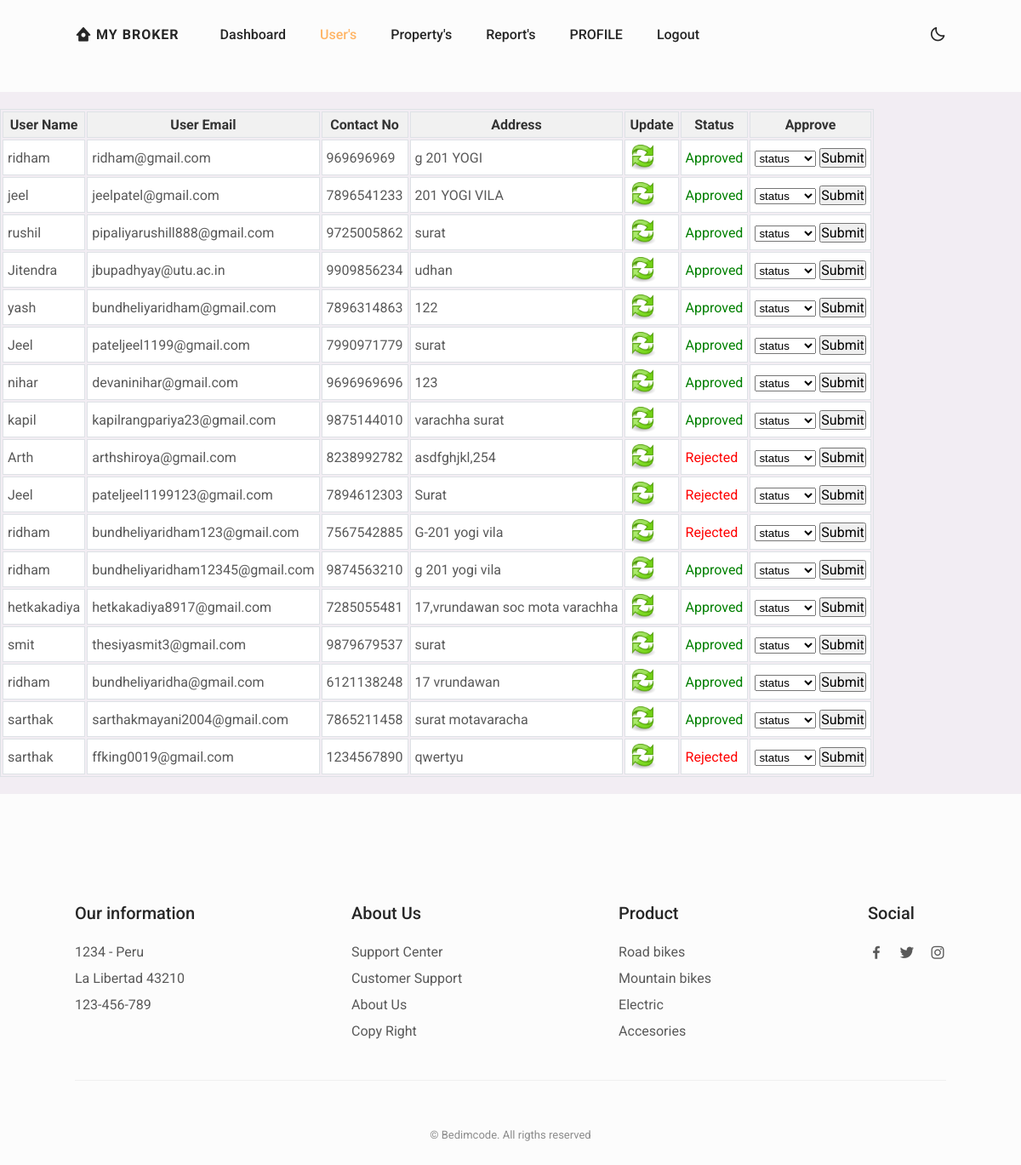
/Admin/customer.php, run on the app's committed database.
### tables this page shows
CREATE TABLE `master_table` (
  `U_id` int(5) NOT NULL,
  `U_name` varchar(50) NOT NULL,
  `U_Email` varchar(50) NOT NULL,
  `U_Contact_number` varchar(10) NOT NULL,
  `U_Address` varchar(50) NOT NULL,
  `U_Password` varchar(8) NOT NULL,
  `status` tinyint(5) NOT NULL,
  `code` varchar(10) NOT NULL,
  `updated_time` timestamp NOT NULL DEFAULT current_timestamp() ON UPDATE current_timestamp()
);

### Admin/customer.php (the view, shortened to what this page needs)
<head>
    <link rel="stylesheet" href="https://cdn.jsdelivr.net/npm/boxicons@latest/css/boxicons.min.css">
    <link rel="stylesheet" href="assets/css/swiper-bundle.min.css">
    <link rel="stylesheet" href="assets/css/style.css">
</head>
<header class="header" id="header">
    <nav class="nav container">
        <a href="dashboard.php" class="nav__logo">
            <i class='bx bxs-home-circle nav__logo-icon'></i> My Broker
        </a>
        <div class="nav__menu" id="nav-menu">
            <ul class="nav__list">
                <li class="nav__item">
                    <a href="dashboard.php" class="nav__link">Dashboard</a>
                </li>
                <li class="nav__item">
                    <a href="customer.php" class="nav__link active-link">User's</a>
                </li>
                <li class="nav__item">
                    <a href="all_property.php" class="nav__link">Property's</a>
                </li>
                  <li class="nav__item dropdown">
                    <a href="" class="nav__link">Report's</a>
                </li>
                  <li class="nav__item">
                    <a href="profile.php" class="nav__link">PROFILE</a>
                </li>
                <li class="nav__item">
                    <a href="adminlogin.php" class="nav__link">Logout</a>
                </li>
            </ul>
        </div>
        <div class="nav__btns">
            <i class='bx bx-moon change-theme' id="theme-button"></i>
        </div>
    </nav>
</header>
<?php
include 'connection.php';
$query = "select * from master_table ";
$result = mysqli_query($conn, $query);
?>
<div class="main-panel">
    <div class="content-wrapper">
        <div class="page-header">
            <div class="card-body">
                <table class="table table-bordered text-center">
                    <tr class="bg-dark text-white">
                        <th>User Name</th>
                        <th>User Email</th>
                        <th>Contact No</th>
                        <th>Address</th>
                        <th>Update</th>
                        <th>Status</th>
                        <th>Approve</th>
                    </tr>
                    <?php
                    while ($row = mysqli_fetch_assoc($result)) {
                        ?>
                        <tr>
                            <td><?php echo $row['U_name']; ?></td>
                            <td><?php echo $row['U_Email']; ?></td>
                            <td><?php echo $row['U_Contact_number']; ?></td>
                            <td><?php echo $row['U_Address']; ?></td>
                            <td><a href='update.php?id=<?php echo $row['U_id'] ?>'><img src="update1.png" style="height: 30px; background-color: white;" alt="Update"/></a></td>
                            <td>
                                <?php if ($row['status'] == 1) { ?>
                                    <p style="color:green;">Approved</p>
                                <?php } else { ?>
                                    <p style="color: red;">Rejected</p>
                                <?php } ?>
                            </td>
                            <td>
                                <form method="POST" action="customer.php">
                                    <select name="status" onchange="updateSelectStatus(this)">
                                        <option>status</option>
                                    </select>
                                    <input type="submit" value="Submit">
                                </form>
                            </td>
                        </tr>
                    <?php } ?>
                </table>
            </div>
        </div>
    </div>
</div>
<footer class="footer section">
    <div class="footer__container container grid">
        <div class="footer__content">
            <h3 class="footer__title">Our information</h3>
            <ul class="footer__list">
                <li>1234 - Peru</li>
                <li>La Libertad 43210</li>
                <li>123-456-789</li>
            </ul>
        </div>
        <div class="footer__content">
            <h3 class="footer__title">About Us</h3>
            <ul class="footer__links">
                <li>
                    <a href="#" class="footer__link">Support Center</a>
                </li>
                <li>
                    <a href="#" class="footer__link">Customer Support</a>
                </li>
                <li>
                    <a href="#" class="footer__link">About Us</a>
                </li>
                <li>
                    <a href="#" class="footer__link">Copy Right</a>
                </li>
            </ul>
        </div>
        <div class="footer__content">
            <h3 class="footer__title">Product</h3>
            <ul class="footer__links">
                <li>
                    <a href="#" class="footer__link">Road bikes</a>
                </li>
                <li>
                    <a href="#" class="footer__link">Mountain bikes</a>
                </li>
                <li>
                    <a href="#" class="footer__link">Electric</a>
                </li>
                <li>
                    <a href="#" class="footer__link">Accesories</a>
                </li>
            </ul>
        </div>
        <div class="footer__content">
            <h3 class="footer__title">Social</h3>
            <ul class="footer__social">
                <a href="https://www.facebook.com/" target="_blank" class="footer__social-link">
                    <i class='bx bxl-facebook'></i>
                </a>
                <a href="https://twitter.com/" target="_blank" class="footer__social-link">
                    <i class='bx bxl-twitter'></i>
                </a>
                <a href="https://www.instagram.com/" target="_blank" class="footer__social-link">
                    <i class='bx bxl-instagram'></i>
                </a>
            </ul>
        </div>
    </div>
    <span class="footer__copy">&#169; Bedimcode. All rigths reserved</span>
</footer>
</body>
</html>

### Admin/assets/css/style.css (style rules this page uses)
.dropdown { position: relative; display: inline-block; }
* { box-sizing: border-box; padding: 0; margin: 0; }
body, button, input { font-family: var(--body-font); font-size: var(--normal-font-size); }
h1, h2, h3, h4 { color: var(--title-color); font-weight: var(--font-medium); }
ul { list-style: none; }
a { text-decoration: none; }
img { max-width: 100%; height: auto; }
.change-theme { color: var(--title-color); font-size: 1.25rem; cursor: pointer; }
.container { max-width: 1024px; margin-left: var(--mb-1-5); margin-right: var(--mb-1-5); }
.grid { display: grid; }
.section { padding: 6.5rem 0 1rem; }
.header { width: 100%; background: transparent; position: fixed; top: 0; left: 0; z-index: var(--z-fixed); transition: .4s; }
.nav { height: var(--header-height); display: flex; justify-content: space-between; align-items: center; }
.nav__logo, .nav__toggle, .nav__shop, .nav__close { color: var(--title-color); }
.nav__logo { text-transform: uppercase; font-weight: var(--font-bold); letter-spacing: 1px; display: inline-flex; align-items: center; column-gap: .25rem; }
.nav__logo-icon { font-size: 1.25rem; }
.nav__btns { display: flex; align-items: center; column-gap: 1rem; }
.nav__list { display: flex; flex-direction: column; align-items: center; row-gap: 2rem; }
.nav__link { color: var(--title-color); font-weight: var(--font-medium); text-transform: uppercase; font-size: var(--h2-font-size); transition: .3s; }
.active-link { color: var(--first-color); }
.footer__container { row-gap: 2rem; border-bottom: 1px solid var(--border-color); padding-bottom: 3rem; }
.footer__title { font-size: var(--h2-font-size); margin-bottom: var(--mb-1-5); }
.footer__list, .footer__links { display: flex; flex-direction: column; row-gap: .75rem; }
.footer__link { color: var(--text-color); }
.footer__social { display: flex; column-gap: 1rem; }
.footer__social-link { font-size: 1.25rem; color: var(--text-color); }
.footer__copy { display: block; margin: 3.5rem 0 1rem 0; text-align: center; font-size: var(--smaller-font-size); color: var(--text-color-light); }
@media screen and (min-width: 576px) { .footer__container { grid-template-columns: repeat(2, 1fr); } }
@media screen and (min-width: 767px) { .section { padding: 8rem 0 1rem; } }
@media screen and (min-width: 767px) { .nav { height: calc(var(--header-height) + 1.5rem); justify-content: initial; column-gap: 3rem; } }
@media screen and (min-width: 767px) { .nav__list { flex-direction: row; column-gap: 2.5rem; } }
@media screen and (min-width: 767px) { .nav__link { text-transform: initial; font-size: var(--normal-font-size); } }
@media screen and (min-width: 767px) { .nav__btns { margin-left: auto; } }
@media screen and (min-width: 767px) { .footer__container { grid-template-columns: repeat(4, max-content); justify-content: space-between; } }
@media screen and (min-width: 767px) { .footer__title { font-size: var(--h3-font-size); } }
@media screen and (min-width: 1024px) { .container { margin-left: auto; margin-right: auto; } }

### Admin/customer.php (style rules this page uses)
.content-wrapper { background: #f2edf3; padding: revert-layer; width: 100%; margin-top: 9%; -webkit-box-flex: 1; -ms-flex-positive: 1; }
.table-bordered { border: 1px solid #dee2e6; }
.table-bordered th, .table-bordered td { border: 1px solid #dee2e6; padding: 5px; }
.table-bordered th { background-color: #f1f1f1; color: #333; }
.table-bordered tbody td { background-color: #fff; }
.page-header { padding: 20px 0; }

### data on the page
master_table: U_name "ridham", U_Email "ridham@gmail.com", U_Contact_number "969696969", U_Address "g 201 YOGI", status "Approved"
master_table: U_name "jeel", U_Email "jeelpatel@gmail.com", U_Contact_number "7896541233", U_Address "201 YOGI VILA", status "Approved"
master_table: U_name "rushil", U_Email "pipaliyarushill888@gmail.com", U_Contact_number "9725005862", U_Address "surat", status "Approved"
master_table: U_name "Jitendra", U_Email "jbupadhyay@utu.ac.in", U_Contact_number "9909856234", U_Address "udhan", status "Approved"
master_table: U_name "yash", U_Email "bundheliyaridham@gmail.com", U_Contact_number "7896314863", U_Address "122", status "Approved"
master_table: U_name "Jeel", U_Email "pateljeel1199@gmail.com", U_Contact_number "7990971779", U_Address "surat", status "Approved"
master_table: U_name "nihar", U_Email "devaninihar@gmail.com", U_Contact_number "9696969696", U_Address "123", status "Approved"
master_table: U_name "kapil", U_Email "kapilrangpariya23@gmail.com", U_Contact_number "9875144010", U_Address "varachha surat", status "Approved"
master_table: U_name "Arth", U_Email "arthshiroya@gmail.com", U_Contact_number "8238992782", U_Address "asdfghjkl,254", status "Rejected"
master_table: U_name "Jeel", U_Email "pateljeel1199123@gmail.com", U_Contact_number "7894612303", U_Address "Surat", status "Rejected"
master_table: U_name "ridham", U_Email "bundheliyaridham123@gmail.com", U_Contact_number "7567542885", U_Address "G-201 yogi vila", status "Rejected"
master_table: U_name "ridham", U_Email "bundheliyaridham12345@gmail.com", U_Contact_number "9874563210", U_Address "g 201 yogi vila", status "Approved"
master_table: U_name "hetkakadiya", U_Email "hetkakadiya8917@gmail.com", U_Contact_number "7285055481", U_Address "17,vrundawan soc mota varachha", status "Approved"
master_table: U_name "smit", U_Email "thesiyasmit3@gmail.com", U_Contact_number "9879679537", U_Address "surat", status "Approved"
master_table: U_name "ridham", U_Email "bundheliyaridha@gmail.com", U_Contact_number "6121138248", U_Address "17 vrundawan", status "Approved"
master_table: U_name "sarthak", U_Email "sarthakmayani2004@gmail.com", U_Contact_number "7865211458", U_Address "surat motavaracha", status "Approved"
master_table: U_name "sarthak", U_Email "ffking0019@gmail.com", U_Contact_number "1234567890", U_Address "qwertyu", status "Rejected"
